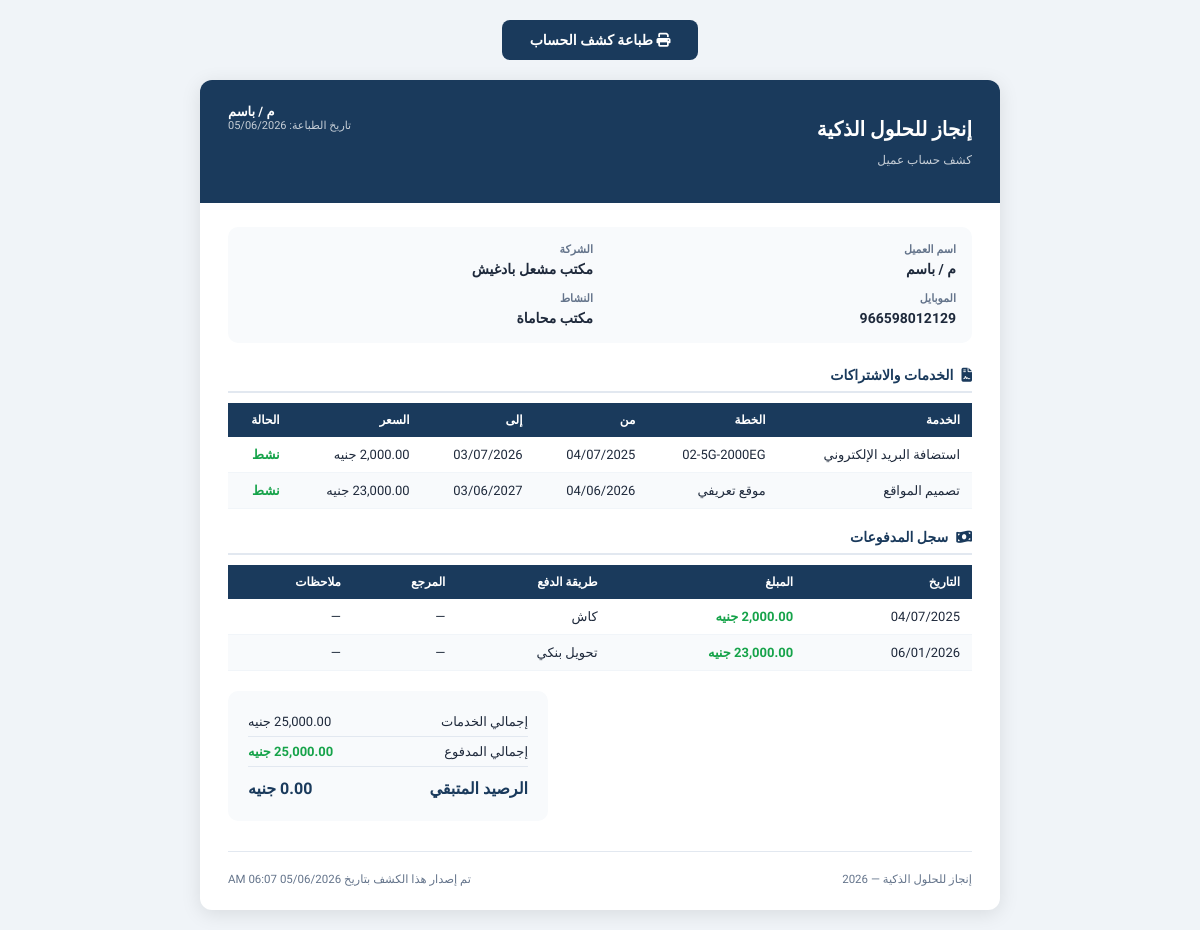
The page /reports/client-statement.php?id=1 (signed in) on the database as committed earlier.
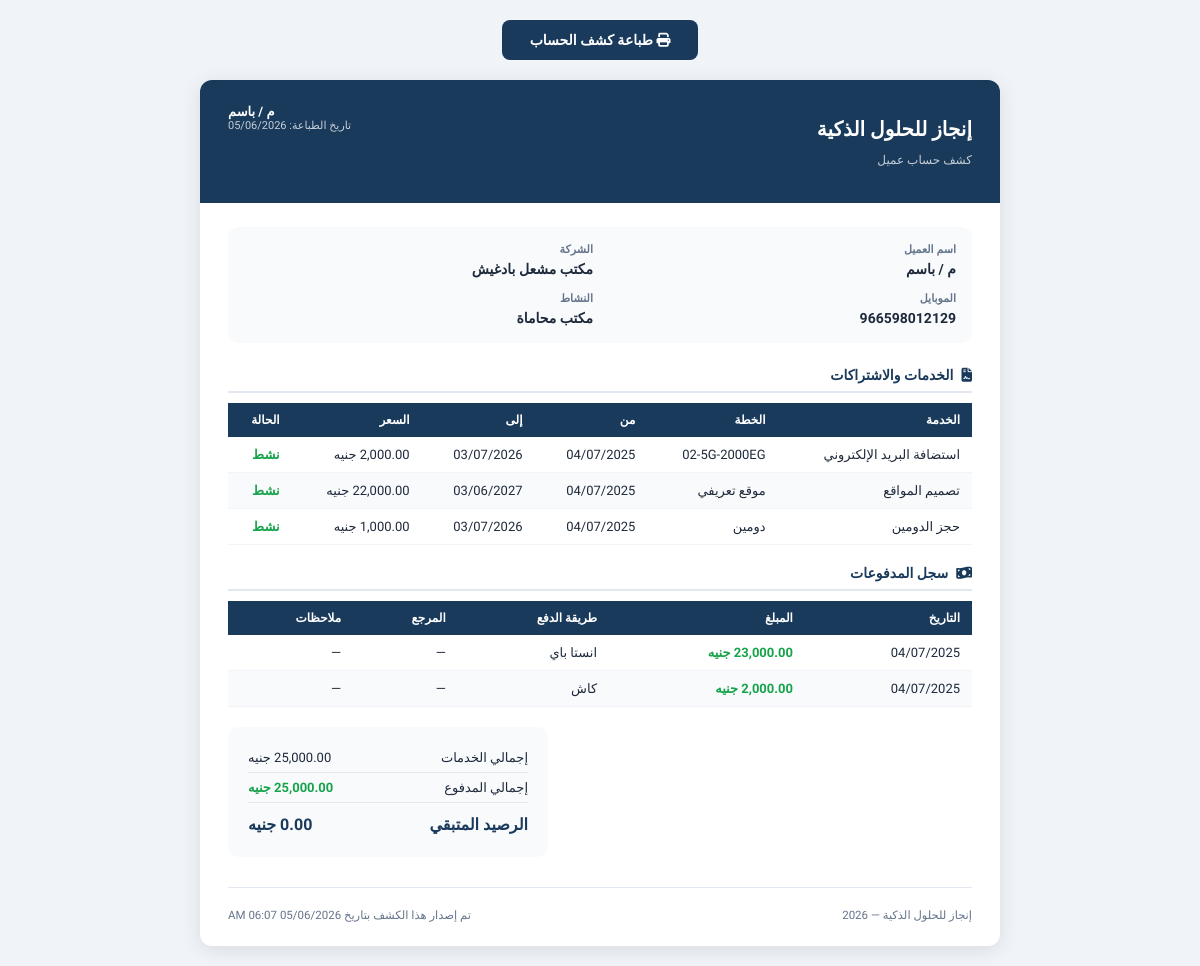
The same page on the database as committed later.
### tables this page shows
CREATE TABLE `clients` (
  `id` int UNSIGNED NOT NULL,
  `name` varchar(200) NOT NULL COMMENT 'اسم العميل',
  `company_name` varchar(200) DEFAULT NULL COMMENT 'اسم الشركة',
  `mobile` varchar(20) NOT NULL COMMENT 'رقم الموبايل',
  `mobile_2` varchar(20) DEFAULT NULL COMMENT 'رقم موبايل إضافي',
  `activity` varchar(200) DEFAULT NULL COMMENT 'النشاط التجاري',
  `domain` varchar(255) DEFAULT NULL,
  `domain_provider` varchar(100) DEFAULT NULL,
  `username_note` varchar(200) DEFAULT NULL COMMENT 'اسم المستخدم (للإشارة)',
  `email` varchar(200) DEFAULT NULL,
  `address` text,
  `notes` text,
  `status` tinyint(1) NOT NULL DEFAULT '1' COMMENT '1=نشط, 0=موقوف',
  `created_by` int UNSIGNED DEFAULT NULL,
  `created_at` datetime NOT NULL DEFAULT CURRENT_TIMESTAMP,
  `updated_at` datetime NOT NULL DEFAULT CURRENT_TIMESTAMP ON UPDATE CURRENT_TIMESTAMP
);

CREATE TABLE `client_subscriptions` (
  `id` int UNSIGNED NOT NULL,
  `client_id` int UNSIGNED NOT NULL,
  `service_id` int UNSIGNED NOT NULL,
  `plan_name` varchar(200) DEFAULT NULL COMMENT 'اسم الخطة (مثل: أساسية، بريميوم)',
  `price` decimal(10,2) NOT NULL DEFAULT '0.00' COMMENT 'سعر الاشتراك الفعلي',
  `start_date` date DEFAULT NULL,
  `end_date` date DEFAULT NULL,
  `status` enum('active','expired','cancelled','pending') NOT NULL DEFAULT 'active',
  `notes` text,
  `created_by` int UNSIGNED DEFAULT NULL,
  `created_at` datetime NOT NULL DEFAULT CURRENT_TIMESTAMP,
  `updated_at` datetime NOT NULL DEFAULT CURRENT_TIMESTAMP ON UPDATE CURRENT_TIMESTAMP
);

CREATE TABLE `services` (
  `id` int UNSIGNED NOT NULL,
  `name` varchar(200) NOT NULL COMMENT 'اسم الخدمة',
  `description` text,
  `default_price` decimal(10,2) NOT NULL DEFAULT '0.00',
  `duration_months` int NOT NULL DEFAULT '12' COMMENT 'مدة الاشتراك الافتراضية بالأشهر',
  `status` tinyint(1) NOT NULL DEFAULT '1',
  `created_by` int UNSIGNED DEFAULT NULL,
  `created_at` datetime NOT NULL DEFAULT CURRENT_TIMESTAMP,
  `sort_order` int NOT NULL DEFAULT '0'
);

CREATE TABLE `payments` (
  `id` int UNSIGNED NOT NULL,
  `client_id` int UNSIGNED NOT NULL,
  `subscription_id` int UNSIGNED DEFAULT NULL COMMENT 'مرتبط باشتراك محدد (اختياري)',
  `amount` decimal(10,2) NOT NULL,
  `payment_date` date NOT NULL,
  `payment_method` varchar(100) NOT NULL DEFAULT 'كاش',
  `reference_number` varchar(200) DEFAULT NULL COMMENT 'رقم الإيصال أو التحويل',
  `notes` text,
  `receipt_file` varchar(255) DEFAULT NULL,
  `created_by` int UNSIGNED DEFAULT NULL,
  `created_at` datetime NOT NULL DEFAULT CURRENT_TIMESTAMP
);

### config/app.php (called while the page is built, shortened)
<?php
require_once INCLUDES_PATH . '/functions.php';
function getSettings(): array {
    static $settings = null;
    if ($settings === null) {
        try {
            $db  = getDB();
            $stmt = $db->query("SELECT `key`, `value` FROM `settings`");
            $settings = [];
            while ($row = $stmt->fetch()) {
                $settings[$row['key']] = $row['value'];
            }
        } catch (Exception $e) {
            $settings = [];
        }
    }
    return $settings;
}
function getSetting(string $key, string $default = ''): string {
    $settings = getSettings();
    return $settings[$key] ?? $default;
}

### includes/functions.php (called while the page is built, shortened)
<?php
function formatMoney(float $amount, string $currency = null): string {
    if ($currency === null) {
        $currency = getSetting('currency', 'جنيه');
    }
    return number_format($amount, 2) . ' ' . $currency;
}
function formatDate(?string $date, string $format = 'd/m/Y'): string {
    return date('d/m/Y', strtotime($date));
}
function paymentMethodLabel(string $method): string {
    $map = [
        'cash'     => 'كاش',
        'transfer' => 'تحويل بنكي',
        'check'    => 'شيك',
        'other'    => 'أخرى',
    ];
    return $map[$method] ?? $method;
}
function e(mixed $value): string {
    return htmlspecialchars((string)$value, ENT_QUOTES, 'UTF-8');
}
function getClientSummary(int $clientId): array {
    $db = getDB();
    $stmt = $db->prepare("
        SELECT COALESCE(SUM(price), 0) as total_subscriptions
        FROM client_subscriptions
        WHERE client_id = ? AND status != 'cancelled'
    ");
    $stmt->execute([$clientId]);
    $totalSubs = (float)$stmt->fetchColumn();
    $stmt = $db->prepare("
        SELECT COALESCE(SUM(amount), 0) as total_paid
        FROM payments
        WHERE client_id = ?
    ");
    $stmt->execute([$clientId]);
    $totalPaid = (float)$stmt->fetchColumn();
    return [
        'total'     => $totalSubs,
        'paid'      => $totalPaid,
        'remaining' => $totalSubs - $totalPaid,
    ];
}

### reports/client-statement.php (the view, shortened to what this page needs)
<?php
require_once dirname(__DIR__) . '/config/app.php';
$db = getDB();
$id = (int)($_GET['id'] ?? 0);
$clientStmt = $db->prepare("SELECT * FROM clients WHERE id = ?");
$clientStmt->execute([$id]);
$client = $clientStmt->fetch();
$subsStmt = $db->prepare("SELECT cs.*, s.name as service_name FROM client_subscriptions cs JOIN services s ON s.id=cs.service_id WHERE cs.client_id=? AND cs.status!='cancelled' ORDER BY cs.created_at");
$subsStmt->execute([$id]);
$subs = $subsStmt->fetchAll();
$paysStmt = $db->prepare("SELECT * FROM payments WHERE client_id=? ORDER BY payment_date");
$paysStmt->execute([$id]);
$pays = $paysStmt->fetchAll();
$summary  = getClientSummary($id);
$companyName = getSetting('company_name', APP_NAME);
?>
<!DOCTYPE html>
<html lang="ar" dir="rtl">
<head>
  <link rel="stylesheet" href="https://cdnjs.cloudflare.com/ajax/libs/font-awesome/6.5.0/css/all.min.css">
  <link rel="stylesheet" href="../assets/css/print.css">
</head>
<body>
<button class="print-btn screen-only" onclick="window.print()">
  <i class="fas fa-print"></i> طباعة كشف الحساب
</button>
<div class="statement-wrapper">
  <div class="stmt-header">
    <div>
      <h1><?= e($companyName) ?></h1>
      <p>كشف حساب عميل</p>
    </div>
    <div style="text-align:left;">
      <div style="font-size:13px;font-weight:700;"><?= e($client['name']) ?></div>
      <div style="font-size:11px;opacity:.75;">تاريخ الطباعة: <?= date('d/m/Y') ?></div>
    </div>
  </div>
  <div class="stmt-body">
    <div class="client-info-row">
      <div class="info-item"><label>اسم العميل</label><span><?= e($client['name']) ?></span></div>
      <div class="info-item"><label>الشركة</label><span><?= e($client['company_name'] ?: '—') ?></span></div>
      <div class="info-item"><label>الموبايل</label><span><?= e($client['mobile']) ?></span></div>
      <div class="info-item"><label>النشاط</label><span><?= e($client['activity'] ?: '—') ?></span></div>
    </div>
    <div class="section-title"><i class="fas fa-file-contract" style="margin-left:8px;"></i>الخدمات والاشتراكات</div>
    <?php if (empty($subs)): ?>
    <p style="color:#64748b;font-size:13px;">لا توجد خدمات مسجّلة.</p>
    <?php else: ?>
    <table>
      <thead>
        <tr><th>الخدمة</th><th>الخطة</th><th>من</th><th>إلى</th><th>السعر</th><th>الحالة</th></tr>
      </thead>
      <tbody>
        <?php foreach ($subs as $s): ?>
        <tr>
          <td><?= e($s['service_name']) ?></td>
          <td><?= e($s['plan_name'] ?: '—') ?></td>
          <td><?= formatDate($s['start_date']) ?></td>
          <td><?= formatDate($s['end_date']) ?></td>
          <td><?= formatMoney($s['price']) ?></td>
          <td><?= $s['status'] === 'active' ? '<span style="color:#16a34a;font-weight:700;">نشط</span>' : '<span style="color:#64748b;">منتهي</span>' ?></td>
        </tr>
        <?php endforeach; ?>
      </tbody>
    </table>
    <?php endif; ?>
    <div class="section-title"><i class="fas fa-money-bill-wave" style="margin-left:8px;"></i>سجل المدفوعات</div>
    <?php if (empty($pays)): ?>
    <p style="color:#64748b;font-size:13px;">لا توجد مدفوعات مسجّلة.</p>
    <?php else: ?>
    <table>
      <thead>
        <tr><th>التاريخ</th><th>المبلغ</th><th>طريقة الدفع</th><th>المرجع</th><th>ملاحظات</th></tr>
      </thead>
      <tbody>
        <?php foreach ($pays as $p): ?>
        <tr>
          <td><?= formatDate($p['payment_date']) ?></td>
          <td class="text-success"><?= formatMoney($p['amount']) ?></td>
          <td><?= paymentMethodLabel($p['payment_method']) ?></td>
          <td><?= e($p['reference_number'] ?: '—') ?></td>
          <td><?= e($p['notes'] ?: '—') ?></td>
        </tr>
        <?php endforeach; ?>
      </tbody>
    </table>
    <?php endif; ?>
    <div class="totals-box">
      <div class="totals-row">
        <span>إجمالي الخدمات</span>
        <span><?= formatMoney($summary['total']) ?></span>
      </div>
      <div class="totals-row">
        <span>إجمالي المدفوع</span>
        <span class="text-success"><?= formatMoney($summary['paid']) ?></span>
      </div>
      <div class="totals-row <?= $summary['remaining'] > 0 ? 'text-danger' : 'text-success' ?>">
        <span>الرصيد المتبقي</span>
        <span><?= formatMoney($summary['remaining']) ?></span>
      </div>
    </div>
    <div style="margin-top:30px;padding-top:20px;border-top:1px solid #e2e8f0;display:flex;justify-content:space-between;font-size:11.5px;color:#64748b;">
      <span><?= e($companyName) ?> — <?= date('Y') ?></span>
      <span>تم إصدار هذا الكشف بتاريخ <?= date('d/m/Y h:i A') ?></span>
    </div>
  </div>
</div>
</body>
</html>

### reports/client-statement.php (style rules this page uses)
body { font-family: 'Cairo',sans-serif; direction: rtl; background: #f0f4f8; color: #1e293b; }
.statement-wrapper { max-width: 800px; margin: 20px auto; background: #fff; border-radius: 12px; overflow: hidden; box-shadow: 0 4px 20px rgba(0,0,0,.1); }
.stmt-header { background: #1a3a5c; color: #fff; padding: 24px 28px; display: flex; justify-content: space-between; align-items: flex-start; }
.stmt-header h1 { font-size: 20px; font-weight: 800; margin-bottom: 4px; }
.stmt-header p { font-size: 12px; opacity: .75; }
.stmt-body { padding: 24px 28px; }
.client-info-row { display: grid; grid-template-columns: 1fr 1fr; gap: 14px; background: #f8fafc; border-radius: 10px; padding: 16px; margin-bottom: 24px; }
.info-item label { display: block; font-size: 11px; color: #64748b; font-weight: 600; margin-bottom: 3px; }
.info-item span { font-size: 14px; font-weight: 700; color: #1e293b; }
table { width: 100%; border-collapse: collapse; font-size: 13px; margin-bottom: 20px; }
th { background: #1a3a5c; color: #fff; padding: 10px 12px; text-align: right; font-size: 12px; }
td { padding: 10px 12px; border-bottom: 1px solid #f1f5f9; }
tr:nth-child(even) td { background: #f8fafc; }
.section-title { font-size: 14px; font-weight: 800; color: #1a3a5c; margin: 20px 0 10px; padding-bottom: 8px; border-bottom: 2px solid #e2e8f0; }
.totals-box { background: #f8fafc; border-radius: 10px; padding: 16px 20px; width: 280px; margin-right: auto; }
.totals-row { display: flex; justify-content: space-between; padding: 7px 0; border-bottom: 1px solid #e2e8f0; font-size: 13px; }
.totals-row:last-child { border-bottom: none; font-size: 16px; font-weight: 800; color: #1a3a5c; padding-top: 12px; }
.text-success { color: #16a34a; font-weight: 700; }
.print-btn { display: block; width: fit-content; margin: 20px auto; padding: 12px 28px; background: #1a3a5c; color: #fff; border: none; border-radius: 8px; font-family: 'Cairo',sans-serif; font-size: 14px; font-weight: 700; cursor: pointer; }

Rows that differ between the two databases and show on the page:
changed client_subscriptions "موقع تعريفي": start_date "04/06/2026" → "04/07/2025"; price "23,000.00 جنيه" → "22,000.00 جنيه"
added client_subscriptions: service.name "حجز الدومين", plan_name "دومين", start_date "04/07/2025", end_date "03/07/2026", price "1,000.00 جنيه", status "نشط"
changed payments "23,000.00 جنيه": payment_date "06/01/2026" → "04/07/2025"; payment_method "تحويل بنكي" → "انستا باي"; moves up the list
